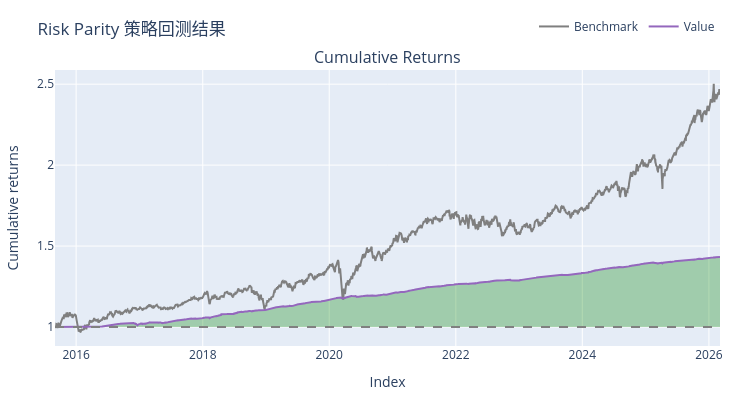

The code cell stored with this chart in its notebook:
### Code cell
# 可视化结果
rp_viz = BacktestVisualizer(rp_result)
rp_viz.print_metrics()
rp_viz.plot_summary()

### Figure 1 — Plotly figure (JSON) as saved in the notebook; plotly's stock layout.template omitted (floating-point values rounded to 4 significant figures; data arrays with more than 128 entries replaced by an {"elided": "..."} marker saying what was removed)
{"data": [{"legendgroup": "0", "line": {"color": "#7f7f7f"}, "name": "Benchmark", "showlegend": true, "type": "scatter", "uid": "bcabcfc0-dcda-4cfe-adcd-4dbc790978d4", "x": {"elided": "2550 str values"}, "xaxis": "x", "y": {"elided": "2550 float values"}, "yaxis": "y"}, {"hoverinfo": "skip", "legendgroup": "1", "line": {"color": "rgba(0, 0, 0, 0)", "width": 0}, "opacity": 0, "showlegend": false, "type": "scatter", "uid": "154e8853-f49b-45b1-9d26-a91076632b15", "x": {"elided": "2550 str values"}, "xaxis": "x", "y": {"elided": "2550 int values"}, "yaxis": "y"}, {"connectgaps": false, "fill": "tonexty", "fillcolor": "rgba(0, 128, 0, 0.3)", "hoverinfo": "skip", "legendgroup": "1", "line": {"color": "rgba(0, 0, 0, 0)", "width": 0}, "opacity": 0, "showlegend": false, "type": "scatter", "uid": "810bd4f0-4700-4eb7-8442-51da48dfc048", "x": {"elided": "2550 str values"}, "xaxis": "x", "y": {"elided": "2550 float values"}, "yaxis": "y"}, {"hoverinfo": "skip", "legendgroup": "1", "line": {"color": "rgba(0, 0, 0, 0)", "width": 0}, "opacity": 0, "showlegend": false, "type": "scatter", "uid": "c1d4747c-8292-45ac-87fc-2b7669c82434", "x": {"elided": "2550 str values"}, "xaxis": "x", "y": {"elided": "2550 int values"}, "yaxis": "y"}, {"connectgaps": false, "fill": "tonexty", "fillcolor": "rgba(255, 0, 0, 0.3)", "hoverinfo": "skip", "legendgroup": "1", "line": {"color": "rgba(0, 0, 0, 0)", "width": 0}, "opacity": 0, "showlegend": false, "type": "scatter", "uid": "fd2f519a-0ecc-4062-9bb7-94497eb020df", "x": {"elided": "2550 str values"}, "xaxis": "x", "y": {"elided": "2550 float values"}, "yaxis": "y"}, {"legendgroup": "2", "line": {"color": "#9467bd"}, "name": "Value", "showlegend": true, "type": "scatter", "uid": "79d9bbf7-baf5-4142-b60b-106694e9a24e", "x": {"elided": "2550 str values"}, "xaxis": "x", "y": {"elided": "2550 float values"}, "yaxis": "y"}, {"hoverinfo": "skip", "legendgroup": "1", "line": {"color": "rgba(0, 0, 0, 0)", "width": 0}, "opacity": 0, "showlegend": false, "type": "scatter", "uid": "d7b30b03-3ed5-4670-8039-408de4a0d3a7", "x": {"elided": "2550 str values"}, "xaxis": "x", "y": {"elided": "2550 int values"}, "yaxis": "y"}], "layout": {"annotations": [{"font": {"size": 16}, "showarrow": false, "text": "Cumulative Returns", "x": 0.5, "xanchor": "center", "xref": "paper", "y": 1, "yanchor": "bottom", "yref": "paper"}], "height": 400, "legend": {"orientation": "h", "traceorder": "normal", "x": 1, "xanchor": "right", "y": 1.105, "yanchor": "bottom"}, "margin": {"b": 30, "l": 30, "r": 30, "t": 30}, "shapes": [{"line": {"color": "gray", "dash": "dash"}, "type": "line", "x0": 0, "x1": 1, "xref": "paper", "y0": 1, "y1": 1, "yref": "y"}], "showlegend": true, "title": {"text": "Risk Parity 策略回测结果"}, "width": 750, "xaxis": {"anchor": "y", "domain": [0, 1], "title": {"text": "Index"}}, "yaxis": {"anchor": "x", "domain": [0, 1], "title": {"text": "Cumulative returns"}}}}
